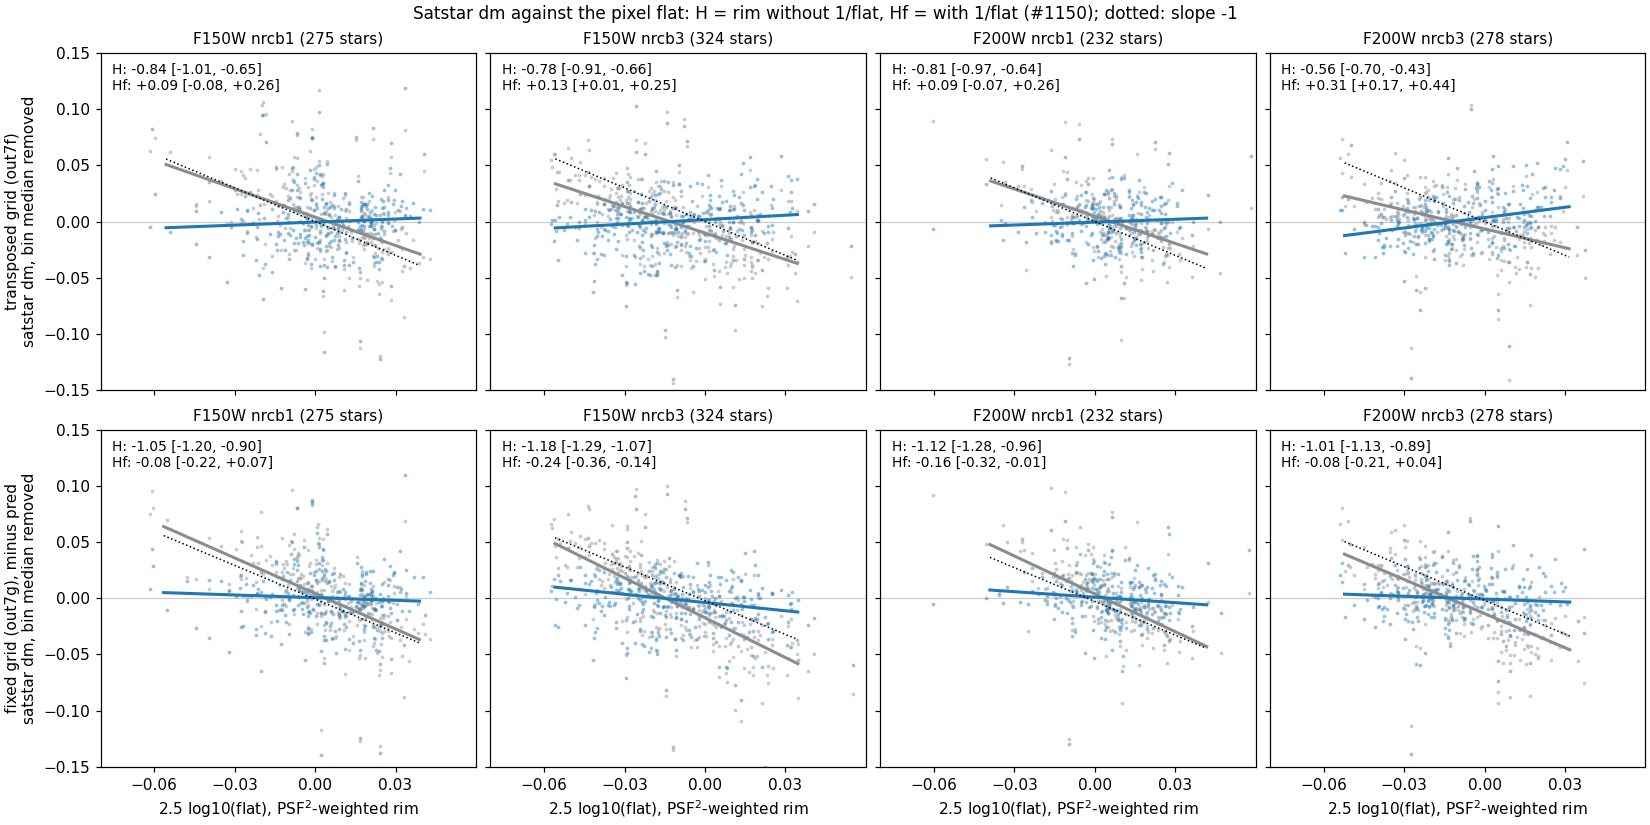

The Python source for this figure:
"""Figure for the #1150 review item: within-detector satstar dm against 2.5 log10(flat), F150W/F200W x nrcb1/nrcb3.
Rows: (top) transposed-grid refit (rstar/out7f), (bottom) fixed-grid refit (flatarea/out7g, #1154 loader).
Each panel: per-star dm after per-bin median removal, without the flat (H, grey) and with it (Hf, blue); the bottom row
also subtracts pred (the dolphot pixel-area double count, #1153).  Lines: Theil-Sen fits.
usage: python fig_flatarea.py out.png"""
import re
import sys
import numpy as np
import matplotlib
matplotlib.use('Agg')
import matplotlib.pyplot as plt
from scipy.stats import theilslopes
from astropy.coordinates import SkyCoord
import astropy.units as u
Q = '/orange/adamginsburg/jwst/wd2/dolphot_benchmark/Q_integ'
sys.path.insert(0, f'{Q}/satrefit/capbind')
sys.path.insert(0, f'{Q}/satrefit/rstar')
sys.path.insert(0, Q)
from cb_lib import Band
from an4 import REFV
import score7f
import analyze as an

DIRS = {'transposed grid (out7f)': f'{Q}/satrefit/rstar/out7f', 'fixed grid (out7g), minus pred': f'{Q}/flatarea/out7g'}
P = np.load(f'{Q}/photomver/areapred_main2.npz')
PT = np.load(f'{Q}/psfsum/predT_main2.npz')
M = an.Table.read(an.PATH['main2'][1])
dsky = SkyCoord(np.asarray(M['RA'], float) * u.deg, np.asarray(M['DEC'], float) * u.deg)


def subset_arrays(band, outd, sub_pred):
    score7f.D = outd
    B = Band(band)
    col, G = score7f.load(B)
    det_r = np.array([re.search(r'_(nrc\w+?)_align', B.map['files'][k]).group(1) for k in B.frame_of])
    fl = col('flat_rimw')
    D = {}
    for nm in ('H', 'Hf'):
        c = score7f.caps(B, G, nm) * B.rcor
        c = np.where(np.isfinite(c), c, np.inf)
        D[nm] = B.dm_of(np.minimum(col('a_' + nm), c)) - REFV[band]
    isb3 = B.med_per_star((det_r == 'nrcb3').astype(float))
    sfl = B.med_per_star(fl)
    ra, dec = B.med_per_star(B.col('ra')), B.med_per_star(B.col('dec'))
    okp = np.isfinite(ra) & np.isfinite(dec)
    jj = np.full(B.n, -1)
    idx, sep, _ = SkyCoord(ra[okp] * u.deg, dec[okp] * u.deg).match_to_catalog_sky(dsky)
    jj[np.flatnonzero(okp)[sep.arcsec < 0.06]] = idx[sep.arcsec < 0.06]
    p = np.where(jj >= 0, P[band][np.maximum(jj, 0)], np.nan)
    pt = np.where(jj >= 0, PT[band][np.maximum(jj, 0)], np.nan)
    bins = score7f.BINS[band]
    out = {}
    for det, v in (('nrcb1', 0), ('nrcb3', 1)):
        s = (B.have0 & (isb3 == v) & np.isfinite(sfl) & np.isfinite(D['H']) & np.isfinite(D['Hf'])
             & (B.ref >= bins[0][0]) & (B.ref < 17) & np.isfinite(2 * p - pt))
        x = 2.5 * np.log10(sfl[s])
        Y = {}
        for nm in ('H', 'Hf'):
            y = D[nm][s].copy()
            for lo, hi in bins:
                b = (B.ref[s] >= lo) & (B.ref[s] < hi)
                if b.any():
                    y[b] -= np.median(y[b])
            # same order as satflat_area.py: bin medians first, then pred
            Y[nm] = y - (p[s] - np.median(p[s])) if sub_pred else y
        out[det] = (x, Y)
    return out


fig, axes = plt.subplots(2, 4, figsize=(15, 7.5), sharex=True, sharey=True, constrained_layout=True)
for r, (lab, outd) in enumerate(DIRS.items()):
    sub_pred = 'minus pred' in lab
    for c0, band in enumerate(('150W', '200W')):
        arr = subset_arrays(band, outd, sub_pred)
        for c1, det in enumerate(('nrcb1', 'nrcb3')):
            ax = axes[r, 2 * c0 + c1]
            x, Y = arr[det]
            xx = np.linspace(np.percentile(x, 1), np.percentile(x, 99), 2)
            txt = []
            for nm, colr in (('H', '0.55'), ('Hf', 'tab:blue')):
                ax.scatter(x, Y[nm], s=6, color=colr, alpha=0.45, lw=0)
                s_, i_, l1, l2 = theilslopes(Y[nm], x)
                ax.plot(xx, i_ + s_ * xx, color=colr, lw=2)
                txt.append(f'{nm}: {s_:+.2f} [{l1:+.2f}, {l2:+.2f}]')
            ax.plot(xx, -xx + np.median(Y['H']), color='k', ls=':', lw=1)
            ax.axhline(0, color='0.8', lw=0.8, zorder=0)
            ax.text(0.03, 0.97, '\n'.join(txt), transform=ax.transAxes, va='top', fontsize=9)
            ax.set_title(f'F{band} {det} ({len(x)} stars)', fontsize=10)
            if c0 == 0 and c1 == 0:
                ax.set_ylabel(f'{lab}\nsatstar dm, bin median removed')
            if r == 1:
                ax.set_xlabel('2.5 log10(flat), PSF$^2$-weighted rim')
axes[0, 0].set_ylim(-0.15, 0.15)
axes[0, 0].set_xlim(-0.08, 0.06)
for ax in axes.flat:
    ax.set_xticks([-0.06, -0.03, 0, 0.03])
fig.suptitle('Satstar dm against the pixel flat: H = rim without 1/flat, Hf = with 1/flat (#1150); dotted: slope -1', fontsize=11)
fig.savefig(sys.argv[1], dpi=110)
print('wrote', sys.argv[1])
